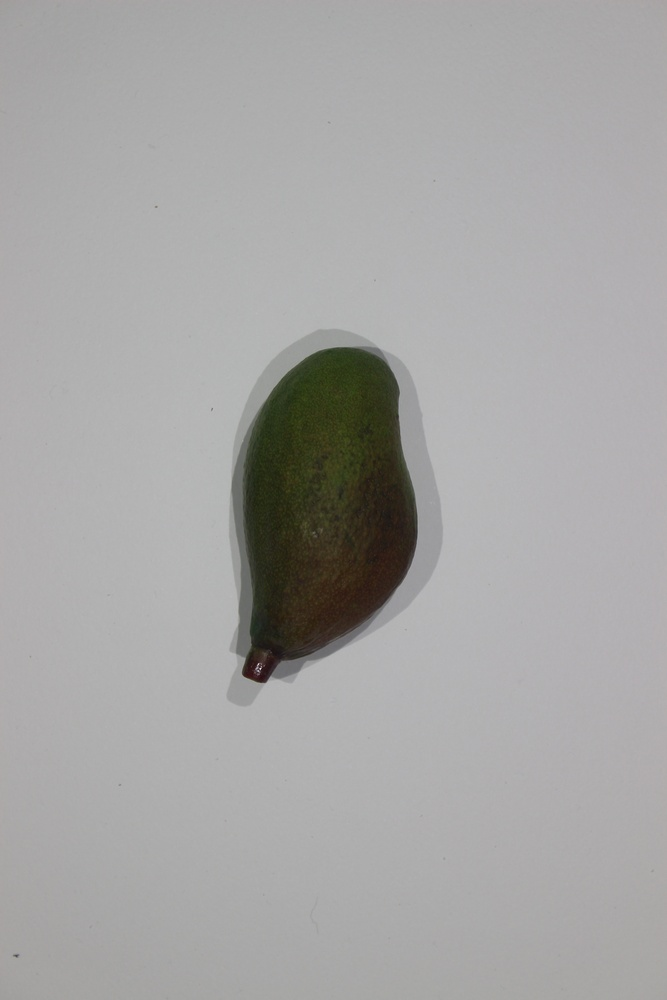
#> input picture IMG_5165.jpg, 667 x 1000 px, shrunk from 3456 x 5184 before the run
$ python -i thresholding.py   (imports and definitions only)
#> lines starting #> are read from the running program, lines starting #| are printed output that depends on the picture; after the words box and inside, x2 and y2 are one past the last pixel; in counts of white or black regions, pixels touching at a corner belong together
#> further down, picture is the input picture: shape (1000, 667, 3); mean B, G, R 164.2, 165.1, 165.7
import cv2

def simple_thresholding(color_img, threshold):
	grayscale_img 			= cv2.cvtColor(color_img, cv2.COLOR_BGR2GRAY)
	__, mask 				= cv2.threshold(grayscale_img, threshold, 255, cv2.THRESH_BINARY)
	inv_mask 				= cv2.bitwise_not(mask)
	thr_img 				= cv2.bitwise_and(color_img, color_img, mask = inv_mask)
	thr_img[thr_img == 0] 	= 255

	return thr_img

def otsu_thresholding(color_img):
	grayscale_img 			= cv2.cvtColor(color_img, cv2.COLOR_BGR2GRAY)
	__, mask 				= cv2.threshold(grayscale_img, 0, 255, cv2.THRESH_BINARY + cv2.THRESH_OTSU)
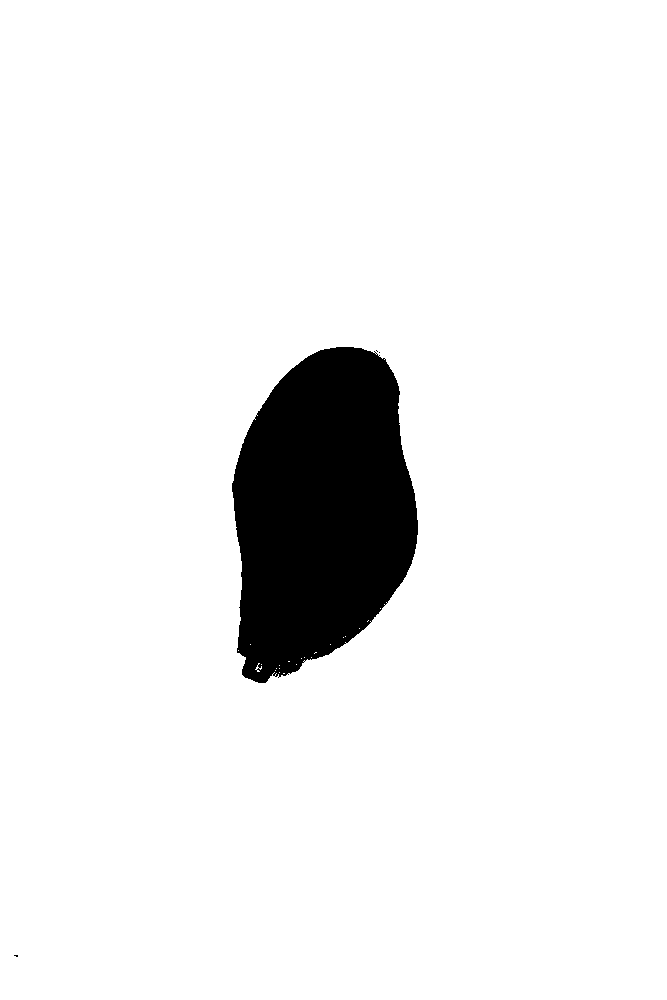
#> mask: shape (1000, 667); 93% white; 4 black regions (3 under 20 px), largest, box (x1, y1, x2, y2) and area: (232, 347, 418, 683) 46686
	inv_mask				= cv2.bitwise_not(mask)
	thr_img 				= cv2.bitwise_and(color_img, color_img, mask = inv_mask)
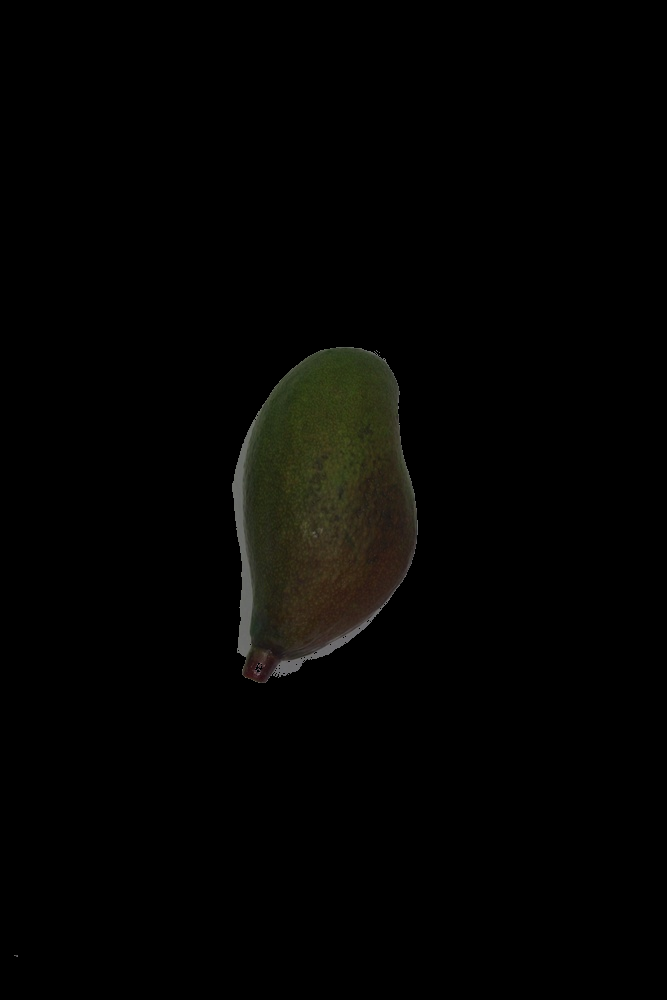
#> thr_img: shape (1000, 667, 3); mean B, G, R 2.3, 3.6, 3.7
	thr_img[thr_img == 0] 	= 255
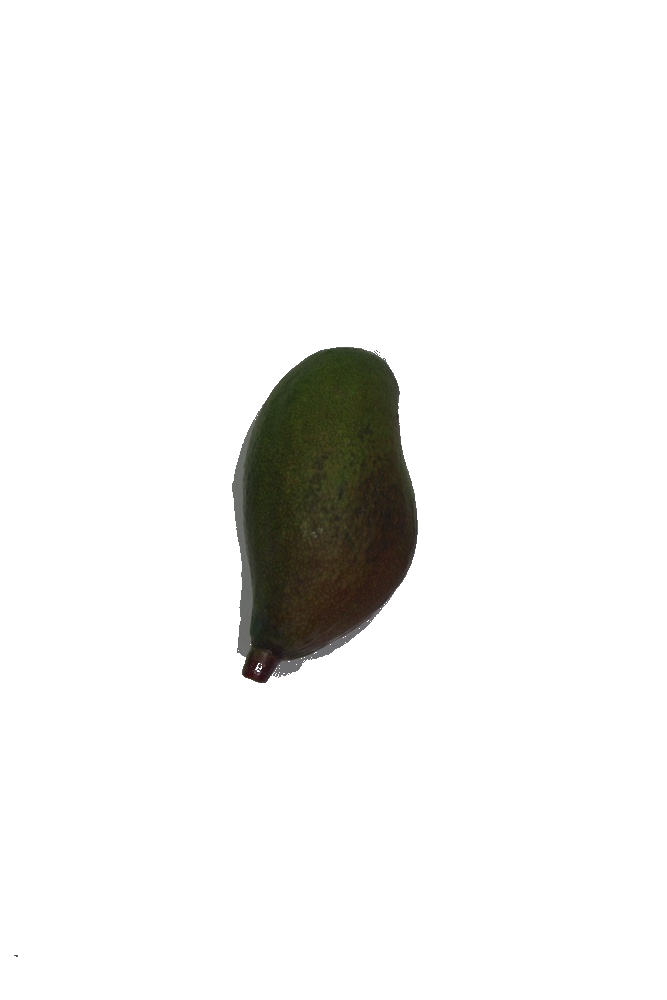
#> thr_img: shape (1000, 667, 3); mean B, G, R 239.5, 240.8, 240.9

	return thr_img

>>> import cv2
>>> picture = cv2.imread('IMG_5165.jpg')
>>> result = otsu_thresholding(picture)
